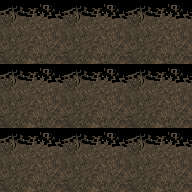

This game map was drawn from its Tiled (.tmx) file and the tilesets committed beside it. A one-line description and the full map source follow:
An orthogonal 3x3 tile map with 64x64 px tiles, 1 tile layer (Tile Layer 1).

<map version="1.10" tiledversion="1.10.2" orientation="orthogonal" renderorder="right-down" width="3" height="3" tilewidth="64" tileheight="64" infinite="0" nextlayerid="2" nextobjectid="1">
 <tileset firstgid="1" source="../tilesets/ground_tiles.tsx" />
 <layer id="1" name="Tile Layer 1" width="3" height="3">
  <data encoding="csv">
2,2,2,
2,2,2,
2,2,2
</data>
 </layer>
</map>
